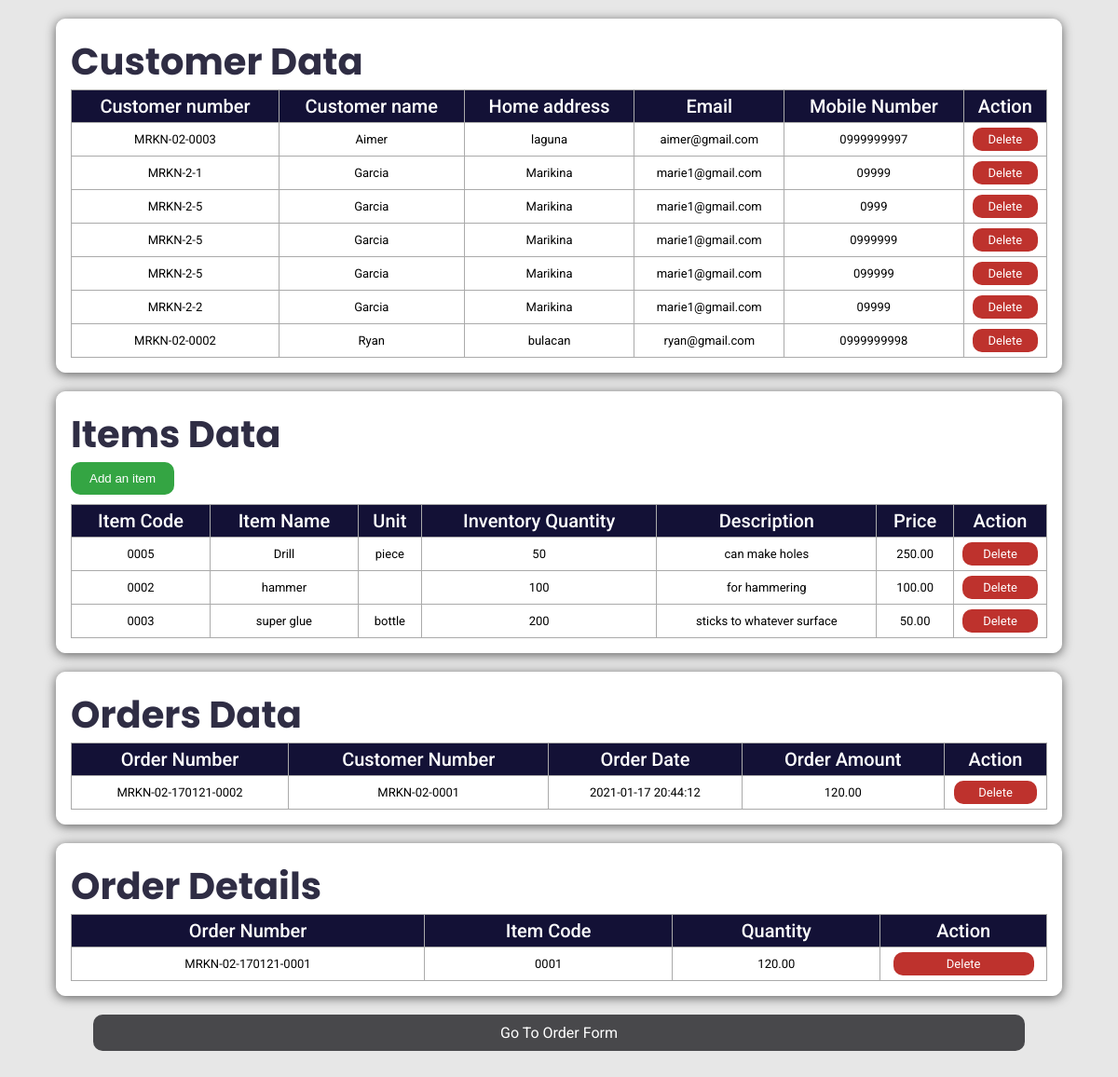
The page /Act4_Garcia/admin.php on the database as committed earlier.
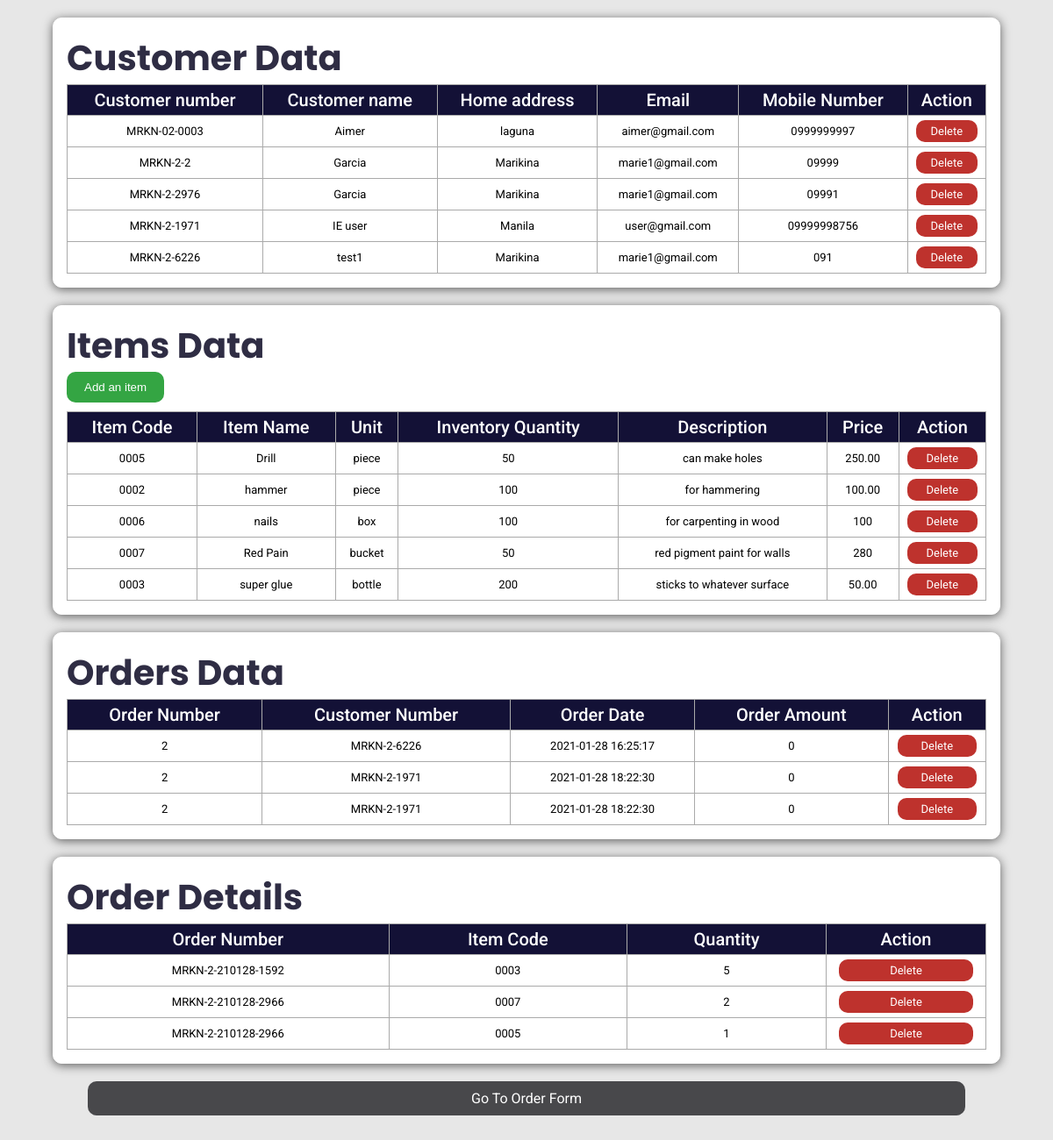
The same page on the database as committed later.
### tables this page shows
CREATE TABLE `customer` (
  `id` int(11) NOT NULL,
  `customer_number` varchar(20) NOT NULL,
  `name` varchar(45) NOT NULL,
  `home_address` varchar(50) NOT NULL,
  `email_address` varchar(45) NOT NULL,
  `mobile_number` varchar(12) NOT NULL
);

CREATE TABLE `items` (
  `id` int(11) NOT NULL,
  `item_code` varchar(5) NOT NULL,
  `item_name` varchar(30) NOT NULL,
  `unit` varchar(15) NOT NULL,
  `inventory_qty` varchar(11) NOT NULL,
  `item_description` varchar(100) NOT NULL,
  `price` varchar(11) NOT NULL
);

CREATE TABLE `orders` (
  `id` int(11) NOT NULL,
  `customer_number` varchar(20) NOT NULL,
  `order_number` varchar(20) NOT NULL,
  `order_date` datetime NOT NULL DEFAULT current_timestamp(),
  `order_amount` varchar(11) NOT NULL
);

CREATE TABLE `order_details` (
  `id` int(11) NOT NULL,
  `order_number` varchar(20) NOT NULL,
  `item_code` varchar(5) NOT NULL,
  `quantity` varchar(11) NOT NULL
);

### Act4_Garcia/admin.php (the view, shortened to what this page needs)
<?php
    include('./methods/connectDb.php');
    $qs_customer = "SELECT * FROM customer ORDER BY name ASC;";
    $customer_result = mysqli_query($connect, $qs_customer);
    $customer_checkResult = mysqli_num_rows($customer_result);
    $qs_items = "SELECT * FROM items ORDER BY item_name ASC;";
    $items_result = mysqli_query($connect, $qs_items);
    $items_checkResult = mysqli_num_rows($items_result);
    $qs_orders = "SELECT * FROM orders ORDER BY order_number ASC;";
    $orders_result = mysqli_query($connect, $qs_orders);
    $orders_checkResult = mysqli_num_rows($orders_result);
    $qs_orderDetails = "SELECT * FROM order_details ORDER BY order_number ASC;";
    $orderDetails_result = mysqli_query($connect, $qs_orderDetails);
    $orderDetails_checkResult = mysqli_num_rows($orderDetails_result);
?>
<!DOCTYPE html>
<html lang="en">
<head>
    <link rel="stylesheet" href="./main.css">
</head>
<body>
    <div class="admindiv">
        <p class="admintitle">Customer Data</p>
        <div class="tablediv">
            <table class="tablestyle">
                <thead>
                    <tr>
                        <th>Customer number</th>
                        <th>Customer name</th>
                        <th>Home address</th>
                        <th>Email</th>
                        <th>Mobile Number</th>
                        <th>Action</th>
                    </tr>
                </thead>
                <tbody>
                    <?php
                    if ($customer_checkResult > 0) {
                        while ($row = mysqli_fetch_assoc($customer_result)) {
                            echo "<tr>";
                            echo "<td>" . $row['customer_number'] . "</td>";
                            echo "<td>" . $row['name'] . "</td>";
                            echo "<td>" . $row['home_address'] . "</td>";
                            echo "<td>" . $row['email_address'] . "</td>";
                            echo "<td>" . $row['mobile_number'] . "</td>";
                            echo "<td>" . '<a href="./methods/delCustomer.php?id=' . $row['id'] . '" class="btnstyle3">Delete</a>' . "</td>";
                            echo "</tr>";
                        }
                    }
                    ?>
                </tbody>
            </table>
        </div>
    </div>
    <div class="admindiv">
        <p class="admintitle">Items Data</p>
        <div class="tablediv">
            <table class="tablestyle">
                <thead>
                    <tr>
                        <th>Item Code</th>
                        <th>Item Name</th>
                        <th>Unit</th>
                        <th>Inventory Quantity</th>
                        <th>Description</th>
                        <th>Price</th>
                        <th>Action</th>
                    </tr>
                </thead>
                <tbody>
                    <button class="btnstyle1 btncolor3 mb" onclick="dispAdd()">
                        Add an item
                    </button>
                    <?php
                    if ($items_checkResult > 0) {
                        while ($row = mysqli_fetch_assoc($items_result)) {
                            echo "<tr>";
                            echo "<td>" . $row['item_code'] . "</td>";
                            echo "<td>" . $row['item_name'] . "</td>";
                            echo "<td>" . $row['unit'] . "</td>";
                            echo "<td>" . $row['inventory_qty'] . "</td>";
                            echo "<td>" . $row['item_description'] . "</td>";
                            echo "<td>" . $row['price'] . "</td>";
                            echo "<td>" . '<a href="./methods/delItem.php?id=' . $row['id'] . '" class="btnstyle3">Delete</a>' . "</td>";
                            echo "</tr>";
                        }
                    }
                    ?>
                </tbody>
            </table>
        </div>
    </div>
    <div class="admindiv">
        <p class="admintitle">Orders Data</p>
        <div class="tablediv">
            <table class="tablestyle">
                <thead>
                    <tr>
                        <th>Order Number</th>
                        <th>Customer Number</th>
                        <th>Order Date</th>
                        <th>Order Amount</th>
                        <th>Action</th>
                    </tr>
                </thead>
                <tbody>
                    <?php
                    if ($orders_checkResult > 0) {
                        while ($row = mysqli_fetch_assoc($orders_result)) {
                            echo "<tr>";
                            echo "<td>" . $row['order_number'] . "</td>";
                            echo "<td>" . $row['customer_number'] . "</td>";
                            echo "<td>" . $row['order_date'] . "</td>";
                            echo "<td>" . $row['order_amount'] . "</td>";
                            echo "<td>" . '<a href="./methods/delOrder.php?id=' . $row['id'] . '" class="btnstyle3">Delete</a>' . "</td>";
                            echo "</tr>";
                        }
                    }
                    ?>
                </tbody>
            </table>
        </div>
    </div>
    <div class="admindiv">
        <p class="admintitle">Order Details</p>
        <div class="tablediv">
            <table class="tablestyle">
                <thead>
                    <tr>
                        <th>Order Number</th>
                        <th>Item Code</th>
                        <th>Quantity</th>
                        <th>Action</th>
                    </tr>
                </thead>
                <tbody>
                    <?php
                    if ($orderDetails_checkResult > 0) {
                        while ($row = mysqli_fetch_assoc($orderDetails_result)) {
                            echo "<tr>";
                            echo "<td>" . $row['order_number'] . "</td>";
                            echo "<td>" . $row['item_code'] . "</td>";
                            echo "<td>" . $row['quantity'] . "</td>";
                            echo "<td>" . '<a href="./methods/delOrderDetails.php?id=' . $row['id'] . '" class="btnstyle3">Delete</a>' . "</td>";
                            echo "</tr>";
                        }
                    }
                    ?>
                </tbody>
            </table>
        </div>
    </div>
    <a href="./index.php" class="btnstyle1 btnstyle2">Go To Order Form</a>
</body>
</html>

### Act4_Garcia/main.css (style rules this page uses)
* { margin: 0; padding: 0; box-sizing: border-box; }
body { background-color: #e7e7e7; font-family: 'Roboto', sans-serif; padding-bottom: 50px; }
.btnstyle1 { padding: 10px 20px; border-radius: 10px; border: none; }
.btncolor3 { background-color: #34a543; color: white; }
.btnstyle2 { background-color: #48484b; color: white; display: flex; text-decoration: none; align-content: center; justify-content: center; width: 90%; max-width: 1000px; min-width: 360px; margin: auto; }
.btnstyle3 { background-color: #be322d; color: white; display: flex; text-decoration: none; align-content: center; justify-content: center; width: 90%; margin: auto; padding: 5px 10px; border-radius: 10px; border: none; }
.tablediv { width: 100%; overflow: auto; }
.tablestyle { border: 1px solid #061926; background-color: #ffffff; width: 100%; text-align: left; border-collapse: collapse; white-space: nowrap; }
.tablestyle td, .tablestyle th { border: 1px solid #AAAAAA; padding: 5px; text-align: center; }
.tablestyle tbody td { font-size: 13px; }
.tablestyle thead { background: #131136; }
.tablestyle thead th { font-size: 20px; font-weight: 500; color: #FFFFFF; }
.mb { margin-bottom: 10px; }
.admindiv { display: flex; flex-direction: column; width: 90%; min-width: 360px; height: fit-content; margin: 0 auto; margin-top: 20px; margin-bottom: 20px; padding: 15px; border:#ffffff solid 1px; border-radius: 10px; box-shadow: 0px 2px 12px #5e5e5e; background-color: white; }
.admintitle { font-size: 40px; font-family: 'Poppins', sans-serif; font-weight: bold; color: #2f2d44 ; }

Rows that differ between the two databases and show on the page:
removed customer: customer_number "MRKN-2-1", name "Garcia", home_address "Marikina", email_address "marie1@gmail.com", mobile_number "09999"
removed customer: customer_number "MRKN-2-5", name "Garcia", home_address "Marikina", email_address "marie1@gmail.com", mobile_number "0999"
removed customer: customer_number "MRKN-2-5", name "Garcia", home_address "Marikina", email_address "marie1@gmail.com", mobile_number "0999999"
removed customer: customer_number "MRKN-2-5", name "Garcia", home_address "Marikina", email_address "marie1@gmail.com", mobile_number "099999"
removed customer: customer_number "MRKN-02-0002", name "Ryan", home_address "bulacan", email_address "ryan@gmail.com", mobile_number "0999999998"
removed orders: order_number "MRKN-02-170121-0002", customer_number "MRKN-02-0001", order_date "2021-01-17 20:44:12", order_amount "120.00"
removed order_details: order_number "MRKN-02-170121-0001", item_code "0001", quantity "120.00"
added customer: customer_number "MRKN-2-2976", name "Garcia", home_address "Marikina", email_address "marie1@gmail.com", mobile_number "09991"
added customer: customer_number "MRKN-2-1971", name "IE user", home_address "Manila", email_address "user@gmail.com", mobile_number "09999998756"
added customer: customer_number "MRKN-2-6226", name "test1", home_address "Marikina", email_address "marie1@gmail.com", mobile_number "091"
changed items "hammer": unit (not shown) → "piece"
added items: item_code "0006", item_name "nails", unit "box", inventory_qty "100", item_description "for carpenting in wood", price "100"
added items: item_code "0007", item_name "Red Pain", unit "bucket", inventory_qty "50", item_description "red pigment paint for walls", price "280"
added orders: order_number "2", customer_number "MRKN-2-6226", order_date "2021-01-28 16:25:17", order_amount "0"
added orders: order_number "2", customer_number "MRKN-2-1971", order_date "2021-01-28 18:22:30", order_amount "0"
added orders: order_number "2", customer_number "MRKN-2-1971", order_date "2021-01-28 18:22:30", order_amount "0"
added order_details: order_number "MRKN-2-210128-1592", item_code "0003", quantity "5"
added order_details: order_number "MRKN-2-210128-2966", item_code "0007", quantity "2"
added order_details: order_number "MRKN-2-210128-2966", item_code "0005", quantity "1"
